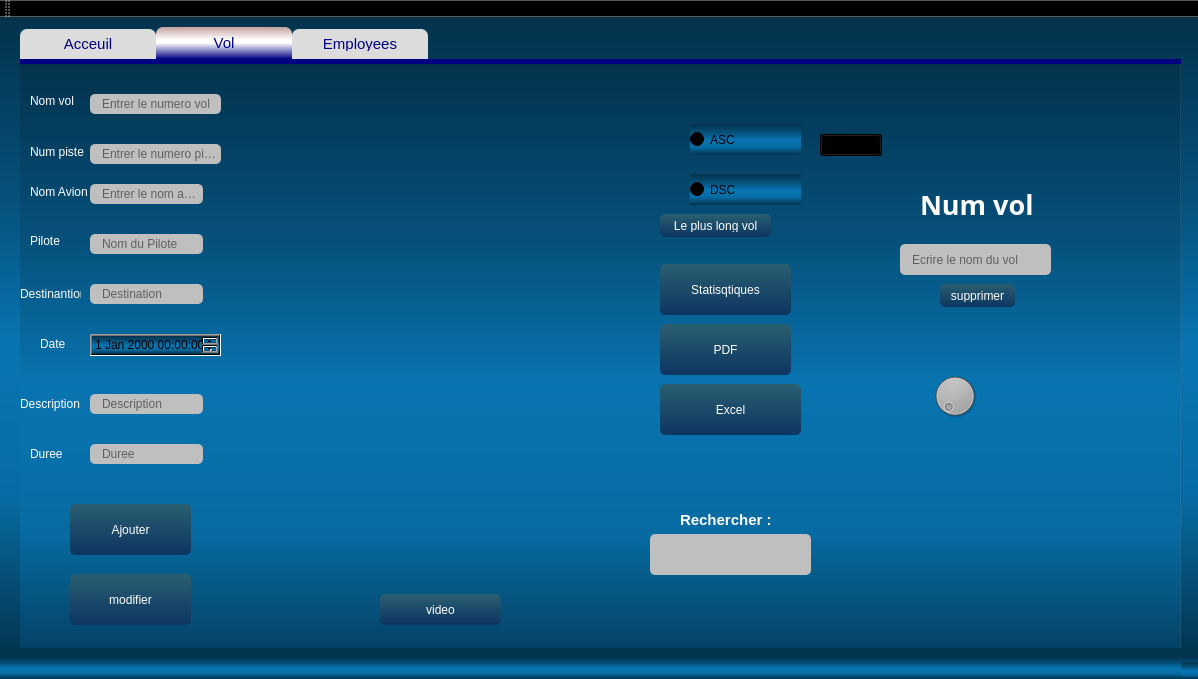
<?xml version="1.0" encoding="UTF-8"?>
<ui version="4.0">
 <class>MainWindow</class>
 <widget class="QMainWindow" name="MainWindow">
  <property name="geometry">
   <rect>
    <x>0</x>
    <y>0</y>
    <width>1198</width>
    <height>679</height>
   </rect>
  </property>
  <property name="windowTitle">
   <string>Gestion des Clients</string>
  </property>
  <property name="styleSheet">
   <string notr="true">/*Copyright (c) DevSec Studio. All rights reserved.

MIT License

Permission is hereby granted, free of charge, to any person obtaining a copy
of this software and associated documentation files (the &quot;Software&quot;), to deal
in the Software without restriction, including without limitation the rights
to use, copy, modify, merge, publish, distribute, sublicense, and/or sell
copies of the Software, and to permit persons to whom the Software is
furnished to do so, subject to the following conditions:

The above copyright notice and this permission notice shall be included in all
copies or substantial portions of the Software.

THE SOFTWARE IS PROVIDED *AS IS*, WITHOUT WARRANTY OF ANY KIND, EXPRESS OR
IMPLIED, INCLUDING BUT NOT LIMITED TO THE WARRANTIES OF MERCHANTABILITY,
FITNESS FOR A PARTICULAR PURPOSE AND NONINFRINGEMENT. IN NO EVENT SHALL THE
AUTHORS OR COPYRIGHT HOLDERS BE LIABLE FOR ANY CLAIM, DAMAGES OR OTHER
LIABILITY, WHETHER IN AN ACTION OF CONTRACT, TORT OR OTHERWISE, ARISING FROM,
OUT OF OR IN CONNECTION WITH THE SOFTWARE OR THE USE OR OTHER DEALINGS IN THE SOFTWARE.
*/

/*-----QWidget-----*/
QWidget
{
	background-color: qlineargradient(spread:repeat, x1:1, y1:0, x2:1, y2:1, stop:0.00480769 rgba(3, 50, 76, 255),stop:0.293269 rgba(6, 82, 125, 255),stop:0.514423 rgba(8, 117, 178, 255),stop:0.745192 rgba(7, 108, 164, 255),stop:1 rgba(3, 51, 77, 255));
	color: #000000;

}
QTableView{
	border: none;
	background: transparent;
	height: 0px;
	subcontrol-position: bottom;
	subcontrol-origin: margin;

}

/*-----QLabel-----*/
QLabel
{
	background-color: transparent;
	color: #fff;

}


/*-----QPushButton-----*/
QPushButton
{
	background-color: qlineargradient(spread:pad, x1:1, y1:0, x2:1, y2:1, stop:0 rgba(42, 95, 113, 255),stop:1 rgba(12, 53, 97, 255));
	color: #fff;
	border: 0px;
	border-radius: 5px;
	padding: 5px;
}


QPushButton::hover
{
	background-color: qlineargradient(spread:pad, x1:1, y1:0, x2:1, y2:1, stop:0 rgba(167, 214, 50, 255),stop:1 rgba(98, 169, 67, 255));
	color: #fff;

}


QPushButton::pressed
{
	background-color: qlineargradient(spread:pad, x1:1, y1:0, x2:1, y2:1, stop:0 rgba(147, 194, 30, 255),stop:1 rgba(78, 149, 47, 255));
	color: #fff;
	border: 0px;
	border-radius: 5px;
	padding: 5px;

}


/*-----QLineEdit-----*/
QLineEdit
{
	background-color: #bfbfbf;
	color: #000000;
	border-style: solid;
	border-color: #141414;
	border-radius: 5px;
	padding-left: 10px;

}


/*-----QListView-----*/
QListView{
	background-color: transparent;
	font-size: 12pt;
	border: none;
	color: #fff;
	show-decoration-selected: 0;
	padding-left: px;

}


QListView::item:selected{
	color: #fff;
	font-weight: bold;
	background-color: qlineargradient(spread:pad, x1:1, y1:0, x2:1, y2:1, stop:0 rgba(147, 194, 30, 255),stop:1 rgba(78, 149, 47, 255));
   	border: none;
   	border-radius: 0px;

}


QListView::item:!selected{
	color: #fff;
	background-color: transparent;
	border: none;
	border-radius: 0px;

}


QListView::item:!selected:hover{
	color: #fff;
	background-color: #0c3561;
	border: none;
	border-radius: 0px;
	
}


/*-----QScrollBar-----*/
QScrollBar:vertical 
{
	border: none;
	width: 10px;

}


QScrollBar::handle:vertical 
{
	border: none;
	border-radius : 0px;
	background-color: qlineargradient(spread:pad, x1:1, y1:0, x2:1, y2:1, stop:0 rgba(167, 214, 50, 255),stop:1 rgba(98, 169, 67, 255));
	min-height: 50px;
	width : 16px;

}


QScrollBar::handle:vertical:pressed
{
	background-color: qlineargradient(spread:pad, x1:1, y1:0, x2:1, y2:1, stop:0 rgba(147, 194, 30, 255),stop:1 rgba(78, 149, 47, 255)); 

}


QScrollBar::add-line:vertical
{
	border: none;
	background: transparent;
	height: 0px;
	subcontrol-position: bottom;
	subcontrol-origin: margin;

}


QScrollBar::add-line:vertical:hover 
{
	background-color: transparent;

}


QScrollBar::add-line:vertical:pressed 
{
	background-color: #3f3f3f;

}


QScrollBar::sub-line:vertical
{
	border: none;
	background: transparent;
	height: 0px;

}


QScrollBar::sub-line:vertical:hover 
{
	background-color: transparent;

}


QScrollBar::sub-line:vertical:pressed 
{
	background-color: #3f3f3f;

}


QScrollBar::up-arrow:vertical
{
	width: 0px;
	height: 0px;
	background: transparent;

}


QScrollBar::down-arrow:vertical 
{
   	width: 0px;
   	height: 0px;
   	background: transparent;

}


QScrollBar::add-page:vertical, QScrollBar::sub-page:vertical
{
   	background-color: #0c2669;
	width: 11px;;
	
}
</string>
  </property>
  <widget class="QWidget" name="centralWidget">
   <widget class="QTabWidget" name="tabWidget">
    <property name="geometry">
     <rect>
      <x>20</x>
      <y>10</y>
      <width>1161</width>
      <height>621</height>
     </rect>
    </property>
    <property name="styleSheet">
     <string notr="true">#QWidget {
background:#404040;
}
QTabWidget::pane { /* The tab widget frame */
border-top: 5px solid #000080;
}
QTabWidget::tab-bar {
left: 0px; /* move to the right by 5px */
}
/* Style the tab using the tab sub-control. Note that it reads QTabBar _not_ QTabWidget */
QTabBar::tab {
background: #dcdcdc;
border: 2px solid 0000ff;
border-bottom-color: 0000ff; /* same as the pane color */
border-top-left-radius: 7px;
border-top-right-radius: 7px;
min-width: 120px;
padding: 8px;
color: #000080;
font-size:15px;
font-family:Arial, Helvetica, sans-serif;
}
QTabBar::tab:selected, QTabBar::tab:hover {
background: qlineargradient(x1: 0, y1: 0, x2: 0, y2: 1, stop: 0 #c3a1a1, stop: 0.4 #ffffff, stop: 0.5 #ffffff, stop: 1.0 #000080);
}
QTabBar::tab:selected {
border-color: #9B9B9B;
border-bottom-color: #000080; /* same as pane color */
color: #000080;
font-size:15px;
font-family:Arial, Helvetica, sans-serif;
}
QTabBar::tab:!selected {
margin-top: 2px; /* make non-selected tabs look smaller */
}</string>
    </property>
    <property name="currentIndex">
     <number>1</number>
    </property>
    <widget class="QWidget" name="tab_2">
     <attribute name="title">
      <string>Acceuil</string>
     </attribute>
     <widget class="QLabel" name="label_5">
      <property name="geometry">
       <rect>
        <x>290</x>
        <y>50</y>
        <width>521</width>
        <height>431</height>
       </rect>
      </property>
      <property name="text">
       <string/>
      </property>
     </widget>
    </widget>
    <widget class="QWidget" name="ajoutervol">
     <attribute name="title">
      <string>Vol</string>
     </attribute>
     <widget class="QGroupBox" name="groupBox_2">
      <property name="geometry">
       <rect>
        <x>-10</x>
        <y>-10</y>
        <width>1171</width>
        <height>641</height>
       </rect>
      </property>
      <property name="title">
       <string/>
      </property>
      <widget class="QLabel" name="label_4">
       <property name="geometry">
        <rect>
         <x>20</x>
         <y>40</y>
         <width>47</width>
         <height>14</height>
        </rect>
       </property>
       <property name="text">
        <string>Nom vol</string>
       </property>
      </widget>
      <widget class="QLabel" name="label_9">
       <property name="geometry">
        <rect>
         <x>20</x>
         <y>90</y>
         <width>61</width>
         <height>16</height>
        </rect>
       </property>
       <property name="text">
        <string>Num piste</string>
       </property>
      </widget>
      <widget class="QLabel" name="label_10">
       <property name="geometry">
        <rect>
         <x>20</x>
         <y>130</y>
         <width>61</width>
         <height>16</height>
        </rect>
       </property>
       <property name="text">
        <string>Nom Avion</string>
       </property>
      </widget>
      <widget class="QLineEdit" name="le_numvol">
       <property name="geometry">
        <rect>
         <x>80</x>
         <y>40</y>
         <width>131</width>
         <height>20</height>
        </rect>
       </property>
       <property name="placeholderText">
        <string>Entrer le numero vol</string>
       </property>
      </widget>
      <widget class="QLineEdit" name="le_numpiste">
       <property name="geometry">
        <rect>
         <x>80</x>
         <y>90</y>
         <width>131</width>
         <height>20</height>
        </rect>
       </property>
       <property name="placeholderText">
        <string>Entrer le numero piste</string>
       </property>
      </widget>
      <widget class="QLineEdit" name="le_avion">
       <property name="geometry">
        <rect>
         <x>80</x>
         <y>130</y>
         <width>113</width>
         <height>20</height>
        </rect>
       </property>
       <property name="placeholderText">
        <string>Entrer le nom avion</string>
       </property>
      </widget>
      <widget class="QLineEdit" name="le_pilote">
       <property name="geometry">
        <rect>
         <x>80</x>
         <y>180</y>
         <width>113</width>
         <height>20</height>
        </rect>
       </property>
       <property name="placeholderText">
        <string>Nom du Pilote</string>
       </property>
      </widget>
      <widget class="QLineEdit" name="le_destination">
       <property name="geometry">
        <rect>
         <x>80</x>
         <y>230</y>
         <width>113</width>
         <height>20</height>
        </rect>
       </property>
       <property name="placeholderText">
        <string>Destination</string>
       </property>
      </widget>
      <widget class="QLabel" name="label_11">
       <property name="geometry">
        <rect>
         <x>20</x>
         <y>180</y>
         <width>47</width>
         <height>14</height>
        </rect>
       </property>
       <property name="text">
        <string>Pilote</string>
       </property>
      </widget>
      <widget class="QLabel" name="label_12">
       <property name="geometry">
        <rect>
         <x>10</x>
         <y>230</y>
         <width>61</width>
         <height>20</height>
        </rect>
       </property>
       <property name="text">
        <string>Destinantion</string>
       </property>
      </widget>
      <widget class="QLineEdit" name="le_description">
       <property name="geometry">
        <rect>
         <x>80</x>
         <y>340</y>
         <width>113</width>
         <height>20</height>
        </rect>
       </property>
       <property name="placeholderText">
        <string>Description</string>
       </property>
      </widget>
      <widget class="QLabel" name="label_13">
       <property name="geometry">
        <rect>
         <x>30</x>
         <y>280</y>
         <width>61</width>
         <height>20</height>
        </rect>
       </property>
       <property name="text">
        <string>Date</string>
       </property>
      </widget>
      <widget class="QLabel" name="label_14">
       <property name="geometry">
        <rect>
         <x>10</x>
         <y>340</y>
         <width>61</width>
         <height>20</height>
        </rect>
       </property>
       <property name="text">
        <string>Description</string>
       </property>
      </widget>
      <widget class="QPushButton" name="pb_ajouter">
       <property name="geometry">
        <rect>
         <x>60</x>
         <y>450</y>
         <width>121</width>
         <height>51</height>
        </rect>
       </property>
       <property name="text">
        <string>Ajouter</string>
       </property>
      </widget>
      <widget class="QPushButton" name="pb_modifier">
       <property name="geometry">
        <rect>
         <x>60</x>
         <y>520</y>
         <width>121</width>
         <height>51</height>
        </rect>
       </property>
       <property name="text">
        <string>modifier</string>
       </property>
      </widget>
      <widget class="QLineEdit" name="le_numvol_supp">
       <property name="geometry">
        <rect>
         <x>890</x>
         <y>190</y>
         <width>151</width>
         <height>31</height>
        </rect>
       </property>
       <property name="placeholderText">
        <string>Ecrire le nom du vol</string>
       </property>
      </widget>
      <widget class="QLabel" name="label_2">
       <property name="geometry">
        <rect>
         <x>910</x>
         <y>130</y>
         <width>121</width>
         <height>41</height>
        </rect>
       </property>
       <property name="font">
        <font>
         <family>Gadugi</family>
         <pointsize>20</pointsize>
         <weight>75</weight>
         <bold>true</bold>
        </font>
       </property>
       <property name="text">
        <string>Num vol</string>
       </property>
      </widget>
      <widget class="QPushButton" name="pb_supprimer">
       <property name="geometry">
        <rect>
         <x>930</x>
         <y>230</y>
         <width>75</width>
         <height>23</height>
        </rect>
       </property>
       <property name="text">
        <string>supprimer</string>
       </property>
      </widget>
      <widget class="QTableView" name="table_vol">
       <property name="geometry">
        <rect>
         <x>220</x>
         <y>20</y>
         <width>411</width>
         <height>501</height>
        </rect>
       </property>
      </widget>
      <widget class="QLineEdit" name="lineEdit">
       <property name="geometry">
        <rect>
         <x>640</x>
         <y>480</y>
         <width>161</width>
         <height>41</height>
        </rect>
       </property>
      </widget>
      <widget class="QComboBox" name="comboBox">
       <property name="geometry">
        <rect>
         <x>810</x>
         <y>80</y>
         <width>62</width>
         <height>22</height>
        </rect>
       </property>
       <item>
        <property name="text">
         <string>Choisir</string>
        </property>
       </item>
       <item>
        <property name="text">
         <string>NUM VOL</string>
        </property>
       </item>
       <item>
        <property name="text">
         <string>NUMPISTE</string>
        </property>
       </item>
       <item>
        <property name="text">
         <string>DESTINATION</string>
        </property>
       </item>
       <item>
        <property name="text">
         <string>DATE</string>
        </property>
       </item>
      </widget>
      <widget class="QRadioButton" name="radioButton">
       <property name="geometry">
        <rect>
         <x>680</x>
         <y>70</y>
         <width>111</width>
         <height>31</height>
        </rect>
       </property>
       <property name="text">
        <string>ASC</string>
       </property>
      </widget>
      <widget class="QRadioButton" name="radioButton_2">
       <property name="geometry">
        <rect>
         <x>680</x>
         <y>120</y>
         <width>111</width>
         <height>31</height>
        </rect>
       </property>
       <property name="text">
        <string>DSC</string>
       </property>
      </widget>
      <widget class="QLabel" name="label">
       <property name="geometry">
        <rect>
         <x>670</x>
         <y>440</y>
         <width>191</width>
         <height>51</height>
        </rect>
       </property>
       <property name="font">
        <font>
         <family>Nirmala UI</family>
         <pointsize>11</pointsize>
         <weight>75</weight>
         <bold>true</bold>
        </font>
       </property>
       <property name="text">
        <string>Rechercher :</string>
       </property>
      </widget>
      <widget class="QPushButton" name="pdf">
       <property name="geometry">
        <rect>
         <x>650</x>
         <y>270</y>
         <width>131</width>
         <height>51</height>
        </rect>
       </property>
       <property name="text">
        <string>PDF</string>
       </property>
      </widget>
      <widget class="QPushButton" name="pushButton_2">
       <property name="geometry">
        <rect>
         <x>650</x>
         <y>160</y>
         <width>111</width>
         <height>23</height>
        </rect>
       </property>
       <property name="text">
        <string>Le plus long vol</string>
       </property>
      </widget>
      <widget class="QLineEdit" name="le_duree">
       <property name="geometry">
        <rect>
         <x>80</x>
         <y>390</y>
         <width>113</width>
         <height>20</height>
        </rect>
       </property>
       <property name="placeholderText">
        <string>Duree</string>
       </property>
      </widget>
      <widget class="QLabel" name="label_15">
       <property name="geometry">
        <rect>
         <x>20</x>
         <y>390</y>
         <width>61</width>
         <height>20</height>
        </rect>
       </property>
       <property name="text">
        <string>Duree</string>
       </property>
      </widget>
      <widget class="QDateTimeEdit" name="dateTimeEdit">
       <property name="geometry">
        <rect>
         <x>80</x>
         <y>280</y>
         <width>131</width>
         <height>22</height>
        </rect>
       </property>
      </widget>
      <widget class="QDial" name="dial">
       <property name="geometry">
        <rect>
         <x>920</x>
         <y>310</y>
         <width>50</width>
         <height>64</height>
        </rect>
       </property>
      </widget>
      <widget class="QPushButton" name="actionplay_video">
       <property name="geometry">
        <rect>
         <x>370</x>
         <y>540</y>
         <width>121</width>
         <height>31</height>
        </rect>
       </property>
       <property name="text">
        <string>video</string>
       </property>
      </widget>
      <widget class="QPushButton" name="export_excel">
       <property name="geometry">
        <rect>
         <x>650</x>
         <y>330</y>
         <width>141</width>
         <height>51</height>
        </rect>
       </property>
       <property name="text">
        <string>Excel</string>
       </property>
      </widget>
      <widget class="QPushButton" name="stat_0">
       <property name="geometry">
        <rect>
         <x>650</x>
         <y>210</y>
         <width>131</width>
         <height>51</height>
        </rect>
       </property>
       <property name="text">
        <string>Statisqtiques</string>
       </property>
      </widget>
      <widget class="QLabel" name="label_3">
       <property name="geometry">
        <rect>
         <x>1050</x>
         <y>460</y>
         <width>121</width>
         <height>111</height>
        </rect>
       </property>
       <property name="text">
        <string/>
       </property>
      </widget>
      <zorder>table_vol</zorder>
      <zorder>label_4</zorder>
      <zorder>label_9</zorder>
      <zorder>label_10</zorder>
      <zorder>le_numvol</zorder>
      <zorder>le_numpiste</zorder>
      <zorder>le_avion</zorder>
      <zorder>le_pilote</zorder>
      <zorder>le_destination</zorder>
      <zorder>label_11</zorder>
      <zorder>label_12</zorder>
      <zorder>le_description</zorder>
      <zorder>label_13</zorder>
      <zorder>label_14</zorder>
      <zorder>pb_ajouter</zorder>
      <zorder>pb_modifier</zorder>
      <zorder>le_numvol_supp</zorder>
      <zorder>label_2</zorder>
      <zorder>pb_supprimer</zorder>
      <zorder>lineEdit</zorder>
      <zorder>comboBox</zorder>
      <zorder>radioButton</zorder>
      <zorder>radioButton_2</zorder>
      <zorder>label</zorder>
      <zorder>pdf</zorder>
      <zorder>pushButton_2</zorder>
      <zorder>le_duree</zorder>
      <zorder>label_15</zorder>
      <zorder>dateTimeEdit</zorder>
      <zorder>dial</zorder>
      <zorder>actionplay_video</zorder>
      <zorder>export_excel</zorder>
      <zorder>stat_0</zorder>
      <zorder>label_3</zorder>
     </widget>
     <widget class="QLabel" name="label_pic_2">
      <property name="geometry">
       <rect>
        <x>0</x>
        <y>3</y>
        <width>1101</width>
        <height>571</height>
       </rect>
      </property>
      <property name="text">
       <string/>
      </property>
     </widget>
     <zorder>label_pic_2</zorder>
     <zorder>groupBox_2</zorder>
    </widget>
    <widget class="QWidget" name="tab">
     <attribute name="title">
      <string>Employees</string>
     </attribute>
    </widget>
   </widget>
   <widget class="QPushButton" name="stat_3">
    <property name="geometry">
     <rect>
      <x>1330</x>
      <y>0</y>
      <width>20</width>
      <height>20</height>
     </rect>
    </property>
    <property name="text">
     <string>Stat</string>
    </property>
   </widget>
  </widget>
  <widget class="QMenuBar" name="menuBar">
   <property name="geometry">
    <rect>
     <x>0</x>
     <y>0</y>
     <width>1198</width>
     <height>22</height>
    </rect>
   </property>
  </widget>
  <widget class="QToolBar" name="mainToolBar">
   <attribute name="toolBarArea">
    <enum>TopToolBarArea</enum>
   </attribute>
   <attribute name="toolBarBreak">
    <bool>false</bool>
   </attribute>
  </widget>
  <widget class="QStatusBar" name="statusBar"/>
 </widget>
 <layoutdefault spacing="6" margin="11"/>
 <resources/>
 <connections/>
</ui>
